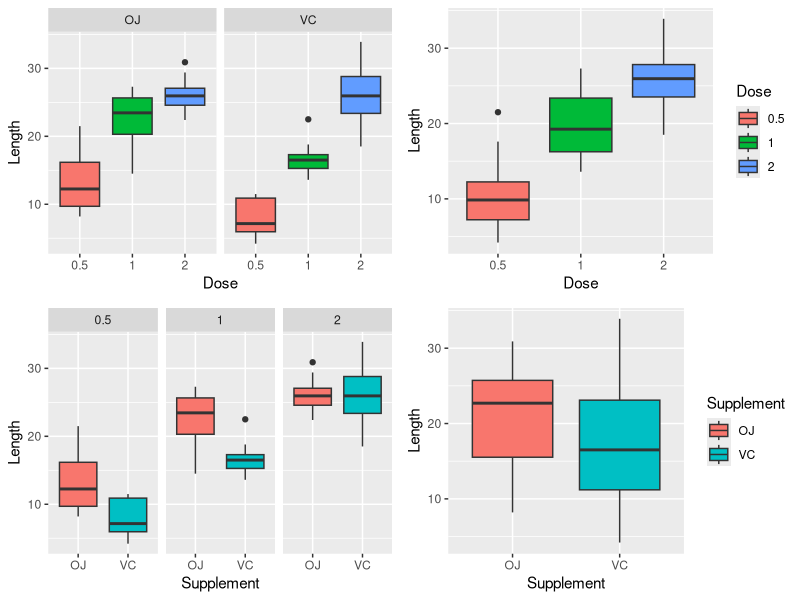

Write the R code that produced this figure.
## ---- chunk 1
library(knitr)
opts_chunk$set(fig.width=7, fig.height=4, warning=FALSE, message=FALSE)
## ---- chunk 2
## clear environment variable
rm(list=ls(all=TRUE))
## ---- chunk 3
# load necessary library
library(datasets)
library(ggplot2)
library(gridExtra)
library(GGally)
library(data.table)
## ---- chunk 4
# The Effect of Vitamin C on Tooth Growth in Guinea Pigs
data(ToothGrowth)
toothGrowth <- data.table(ToothGrowth) 
setnames(toothGrowth, c('len','supp','dose'),c('Length','Supplement','Dose'))
toothGrowth$Dose <- as.factor(toothGrowth$Dose) # convert to factor
## ---- chunk 5
str(toothGrowth)
summary(toothGrowth)
head(toothGrowth)
## ---- chunk 6
table(toothGrowth$Supplement, toothGrowth$Dose)
## ---- chunk 7
p1 <- ggplot(data=toothGrowth, aes(x=Dose,y=Length,fill=Dose)) +
  geom_boxplot() + 
  theme(legend.position="none") + 
  facet_grid(.~Supplement)

p2 <- ggplot(data=toothGrowth, aes(x=Supplement,y=Length,fill=Supplement)) +
  geom_boxplot() + 
  theme(legend.position="none") + 
  facet_grid(.~Dose) 
## ---- chunk 8
p3 <- ggplot(data=toothGrowth, aes(x=Supplement,y=Length,fill=Supplement)) +
  geom_boxplot()

p4 <- ggplot(data=toothGrowth, aes(x=Dose,y=Length,fill=Dose)) +
  geom_boxplot()

grid.arrange(p1, p4, p2, p3, ncol = 2, nrow=2)

## ---- chunk 9
dataVC <- toothGrowth[toothGrowth$Supplement=='VC',]
dataOJ <- toothGrowth[toothGrowth$Supplement=='OJ',]
lengthComparison <- (dataOJ$Length - dataVC$Length)
comp_data <- data.frame(lengthComparison, dataOJ$Dose)
names(comp_data) <- c("lengthComparison", "Dose")
## ---- chunk 10
n <- subset(comp_data, Dose == 0.5)$lengthComparison
t.test(n)$conf
## ---- chunk 11
n <- subset(comp_data, Dose == 1)$lengthComparison
t.test(n)$conf
## ---- chunk 12
n <- subset(comp_data, Dose == 2)$lengthComparison
t.test(n)$conf
## ---- chunk 13
anova.out <- aov(Length ~ Supplement * Dose, data=toothGrowth)
summary(anova.out)
## ---- chunk 14
print(model.tables(anova.out,"means"),digits=3)
